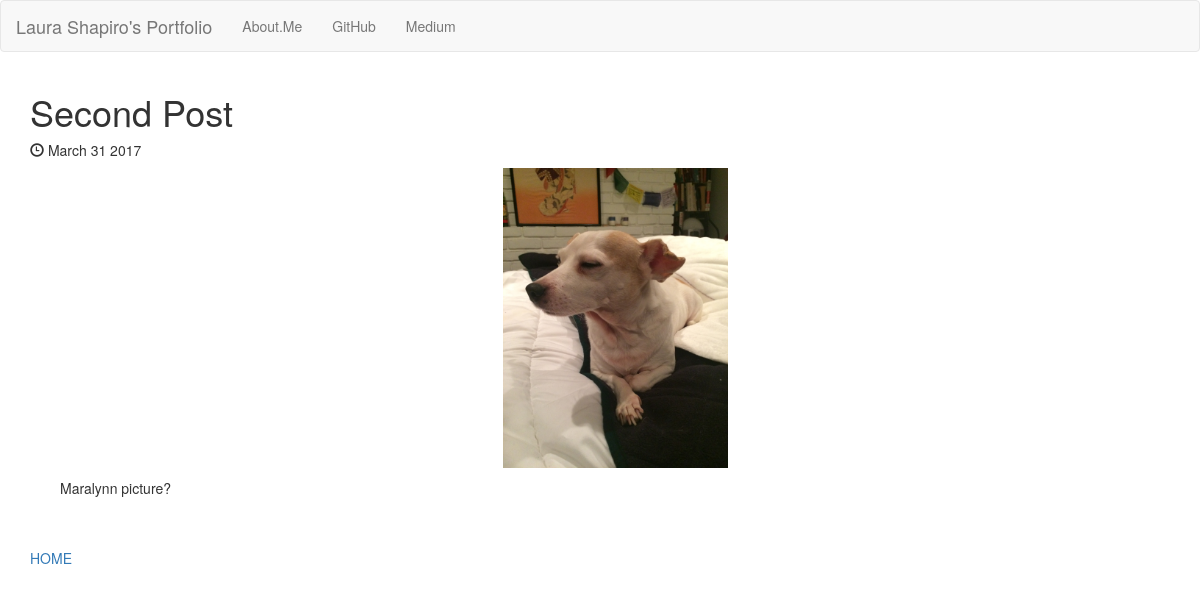
Page /posts/2/ on the committed database.
### posts/models.py (models this page shows, shortened)
class Post(models.Model):
  title = models.CharField(max_length=250)
  pub_date = models.DateTimeField()
  image = models.ImageField(upload_to='media/')
  body = models.TextField()
  def pretty_pub_date(self):
    return self.pub_date.strftime('%B %d %Y')

### posts/views.py (the view)
# urls.py: url(r'^posts/(?P<post_id>[0-9]+)/$', views.post_details, name="post_details"),
def post_details(request, post_id):
  post = get_object_or_404(Post, pk=post_id)
  return render(request, 'posts/post_details.html', {'post_id:': post_id, 'post': post})

### posts/templates/posts/post_details.html (shortened to what this page needs)
<!DOCTYPE html>
<html>
<head>
  <link rel="stylesheet" href="https://maxcdn.bootstrapcdn.com/bootstrap/3.3.7/css/bootstrap.min.css">
</head>
<body><nav class="navbar navbar-default">
  <div class="container-fluid">
    <div class="navbar-header">
      <a class="navbar-brand" href="#">
      Laura Shapiro's Portfolio
      </a>
      </div>
        <div class="collapse navbar-collapse" id="bs-example-navbar-collapse-1">
      <ul class="nav navbar-nav">
      <li>
        <a href="http://about.me/laura.shapiro">About.Me</a>
      </li>
      <li>
        <a href="http://github.com/lshapz">GitHub</a>
      </li>
      <li>
        <a href="http://medium.com/@lshapz">Medium</a>
      </li>
      </ul>
      </div>
  </div>
</nav>
<div class="container">
<h1>{{post.title}}</h1>
<h5>  <span class="glyphicon glyphicon-time" aria-hidden="true"></span>
{{ post.pretty_pub_date }}</h5>
<div class="container">
<p><img src="{{post.image.url}}" class="img-responsive center-block" style="max-height:300px"  />
</p>
<div class="container">
<p>{{post.body}}</p>
</div>
</div>
<br />
<br />
<a href="{% url 'home' %}">HOME</a>
</div>
</body>
</html>

### rows in the picture
Post: title "Second Post", pretty_pub_date "March 31 2017", image (picture), body "Maralynn picture?"
